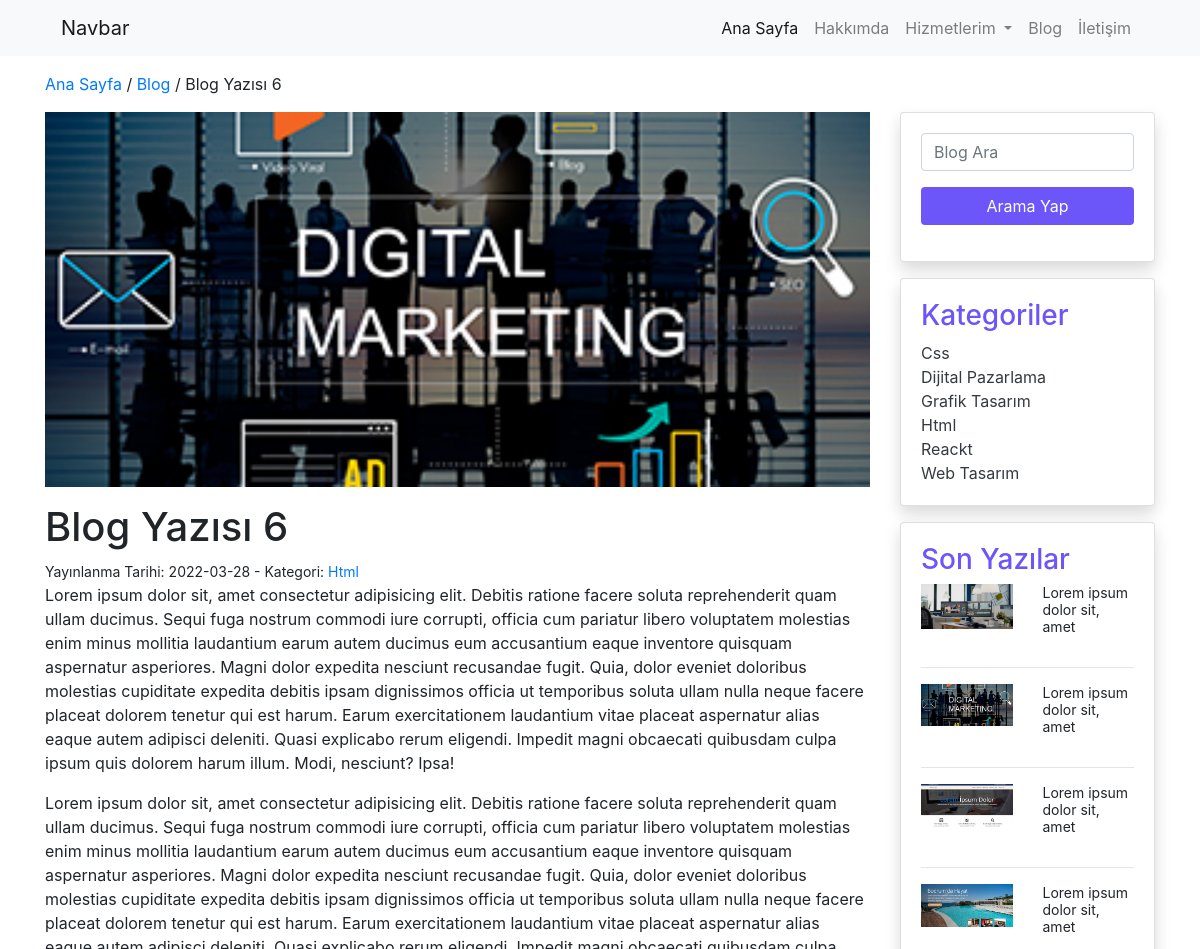
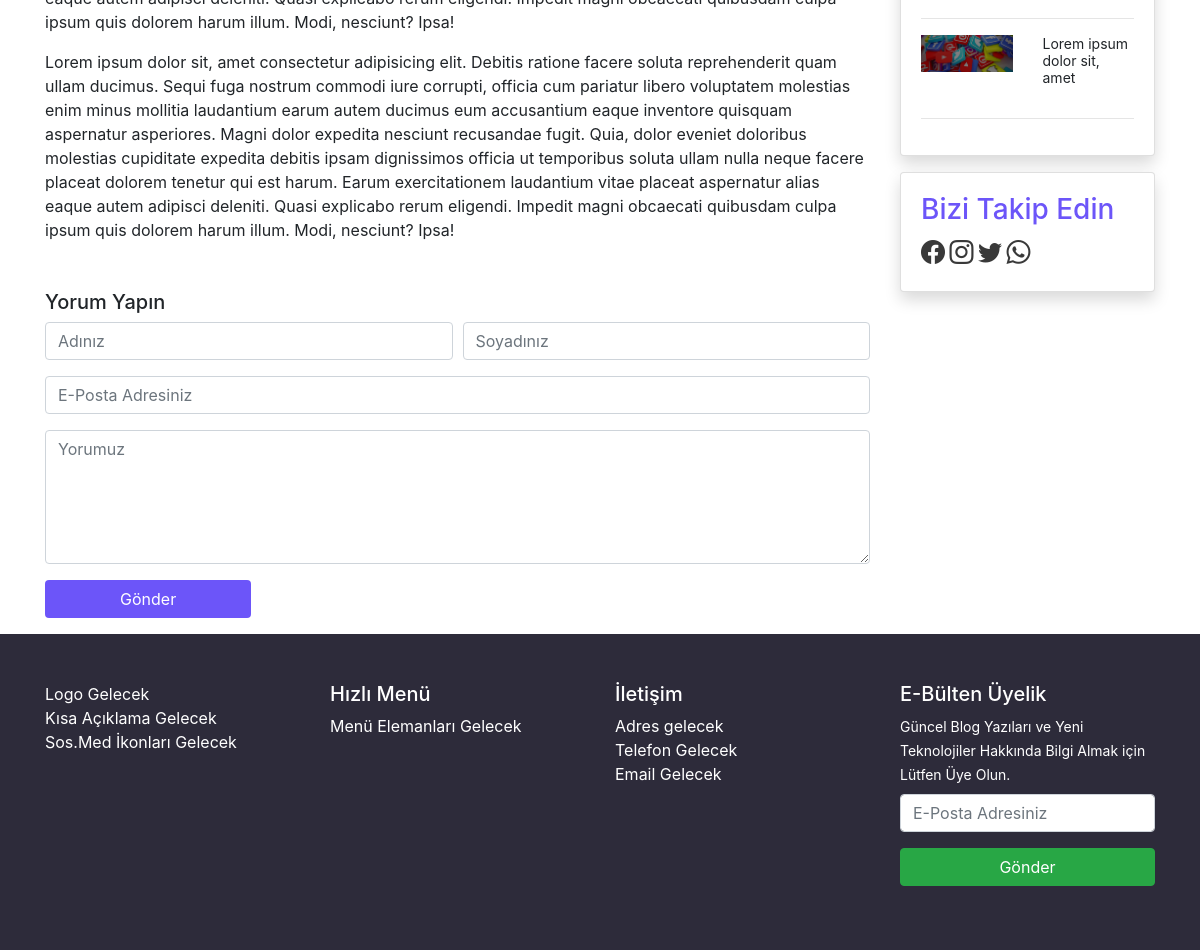
Screenshot of /sample.php?id=6 with the database file from the repository (2 pictures, top to bottom).
### tables this page shows
CREATE TABLE IF NOT EXISTS `yazilar` (
  `id` int(11) NOT NULL AUTO_INCREMENT,
  `baslik` varchar(100) NOT NULL,
  `icerik` text NOT NULL,
  `meta` varchar(160) NOT NULL,
  `foto` varchar(150) NOT NULL,
  `fotoalt` varchar(100) NOT NULL,
  `kategori` varchar(25) NOT NULL,
  `tarih` varchar(11) NOT NULL,
  `durum` varchar(15) NOT NULL,
  PRIMARY KEY (`id`)
);

CREATE TABLE IF NOT EXISTS `kategoriler` (
  `id` int(11) NOT NULL AUTO_INCREMENT,
  `kategori` varchar(25) NOT NULL,
  `katturu` varchar(15) NOT NULL,
  `ustkat` varchar(30) NOT NULL,
  `meta` text NOT NULL,
  PRIMARY KEY (`id`)
);

### sample.php (the view, shortened to what this page needs)
<?php
require_once('header.php');
$id = $_GET['id'];
$sorgu_makale = $db->prepare('select * from yazilar where id=?');
$sorgu_makale->execute(array($id));
$satir_makale = $sorgu_makale->fetch();
?>
<section id="bread" class="py-3">
    <div class="container">
        <div class="row">
            <div class="col-12">
                <a href="index.php">Ana Sayfa</a> / <a href="blog.php">Blog</a> / <?php echo $satir_makale['baslik']; ?>
            </div>
        </div>
    </div>
</section>
<section id="content">
    <div class="container">
        <div class="row">
            <div class="col-md-9">
                <img src="<?php echo substr($satir_makale['foto'], 3); ?>" alt="<?php echo $satir_makale['fotoalt']; ?>" class="w-100 mb-3">
                <h1><?php echo $satir_makale['baslik']; ?></h1>
                <small>Yayınlanma Tarihi: <?php echo $satir_makale['tarih']; ?> - Kategori: <a href=""><?php echo $satir_makale['kategori']; ?></a> </small> <br>
                <?php echo $satir_makale['icerik']; ?>
                <h5 class="mt-5">Yorum Yapın</h5>
                <form method="post" class="form-row">
                    <div class="col-md-6">
                        <div class="form-group">
                            <input type="text" name="adiniz" placeholder="Adınız" class="form-control">
                        </div>
                    </div>
                    <div class="col-md-6">
                        <div class="form-group">
                            <input type="text" name="soyadiniz" placeholder="Soyadınız" class="form-control">
                        </div>
                    </div>
                    <div class="col-12">
                        <div class="form-group">
                            <input type="email" name="email" placeholder="E-Posta Adresiniz" class="form-control">
                        </div>
                    </div>
                    <div class="col-12">
                        <div class="form-group">
                            <textarea name="yorum" placeholder="Yorumuz" rows="5" class="form-control"></textarea>
                        </div>
                    </div>
                    <div class="col-12">
                        <div class="form-group">
                            <button type="submit" class="btn btn-mor w-25">Gönder</button>
                        </div>
                    </div>
                </form>
            </div>
            <?php require_once('sidebar.php'); ?>
        </div>
    </div>
</section>
<?php require_once('footer.php'); ?>

### sidebar.php
<div class="col-md-3">
    <div class="row">
        <div class="col-12">
            <div class="card shadow">
                <div class="card-body">
                    <form method="get">
                        <div class="form-group">
                            <input type="search" name="arama" placeholder="Blog Ara" class="form-control">
                        </div>
                        <div class="form-group">
                            <input type="submit" value="Arama Yap" class="btn btn-mor w-100">
                        </div>
                    </form>
                </div>
            </div>
        </div>
    </div>
    <div class="row my-3">
        <div class="col-12">
            <div class="card shadow">
                <div class="card-body">
                    <h3 class="mor">Kategoriler</h3>
                    <?php
                    $sorgu_katlist = $db->prepare('select * from kategoriler order by kategori asc');
                    $sorgu_katlist->execute();
                    if ($sorgu_katlist->rowCount()) {
                        foreach ($sorgu_katlist as $satir_katlist) {
                    ?>
                            <a href="kategorippage.php?kategori=<?php echo $satir_katlist['kategori']; ?>" class="text-dark text-decoration-none"><?php echo $satir_katlist['kategori']; ?></a><br>
                    <?php
                        }
                    }
                    ?>
                </div>
            </div>
        </div>
    </div>
    <div class="row">
        <div class="col-12">
            <div class="card shadow">
                <div class="card-body">
                    <h3 class="mor">Son Yazılar</h3>
                    <?php
                    $sorgu_yazilar = $db->prepare('select * from yazilar order by id desc limit 5');
                    $sorgu_yazilar->execute();
                    if ($sorgu_yazilar->rowCount()) {
                        foreach ($sorgu_yazilar as $satir_yazilar) {
                    ?>
                            <div class="row mt-2">
                                <div class="col-md-6">
                                    <a href="sample.php?id=<?php echo $satir_yazilar['id']; ?>">
                                        <img src="<?php echo substr($satir_yazilar['foto'], 3); ?>" alt="<?php echo $satir_yazilar['fotoalt']; ?>" class="img-fluid">
                                    </a>
                                </div>
                                <div class="col-md-6 smallYazi">
                                    <small><?php echo substr($satir_yazilar['icerik'], 0, 30); ?></small>
                                </div>
                            </div>
                            <hr>
                    <?php
                        }
                    }
                    ?>
                </div>
            </div>
        </div>
    </div>
    <div class="row mt-3 sosmed">
        <div class="col-12">
            <div class="card shadow">
                <div class="card-body">
                    <h3 class="mor">Bizi Takip Edin</h3>
                    <?php
                    $sorgu_sosmed = $db->prepare('select * from ayarlar');
                    $sorgu_sosmed->execute();
                    $satir_sosmed = $sorgu_sosmed->fetch();
                    if ($sorgu_sosmed->rowCount()) {
                    ?>
                        <a href="<?php echo $satir_sosmed['facebook']; ?>" target="_blank"><i class="bi bi-facebook"></i></a>
                        <a href="<?php echo $satir_sosmed['instagram']; ?>" target="_blank"><i class="bi bi-instagram"></i></a>
                        <a href="<?php echo $satir_sosmed['twitter']; ?>" target="_blank"><i class="bi bi-twitter"></i></a>
                        <a href="<?php echo $satir_sosmed['whatsapp']; ?>" target="_blank"><i class="bi bi-whatsapp"></i></a>
                    <?php
                    }
                    ?>
                </div>
            </div>
        </div>
    </div>
</div>

### css/style.css (style rules this page uses)
.mor { color: #6c55f9; }
.btn-mor { background-color: #6c55f9; color: #fff; }
.smallYazi p { line-height: 16px !important; }
.sosmed a { color: #393939 !important; font-size: 24px !important; }

### rows the page displays
yazilar: baslik "Blog Yazısı 6", foto (picture), tarih "2022-03-28", kategori "Html", icerik "Lorem ipsum dolor sit, amet consectetur adipisicing elit. Debitis ratione facere soluta reprehenderit quam ullam ducimus. Sequi fuga nostrum commodi iure corrupti, officia cum pariatur libero voluptatem molestias enim minus mollitia laudantium earum autem ducimus eum accusantium eaque inventore quisquam aspernatur asperiores. Magni dolor expedita nesciunt recusandae fugit. Quia, dolor eveniet doloribus molestias cupiditate expedita debitis ipsam dignissimos officia ut temporibus soluta ullam nulla neque facere placeat dolorem tenetur qui est harum. Earum exercitationem laudantium vitae placeat aspernatur alias eaque autem adipisci deleniti. Quasi explicabo rerum eligendi. Impedit magni…", icerik "Lorem ipsum dolor sit, amet"
kategoriler: kategori "Css"
kategoriler: kategori "Dijital Pazarlama"
kategoriler: kategori "Grafik Tasarım"
kategoriler: kategori "Html"
kategoriler: kategori "Reackt"
kategoriler: kategori "Web Tasarım"
yazilar: foto (picture), icerik "Lorem ipsum dolor sit, amet"
yazilar: foto (picture), icerik "Lorem ipsum dolor sit, amet"
yazilar: foto (picture), icerik "Lorem ipsum dolor sit, amet"
yazilar: foto (picture), icerik "Lorem ipsum dolor sit, amet"
